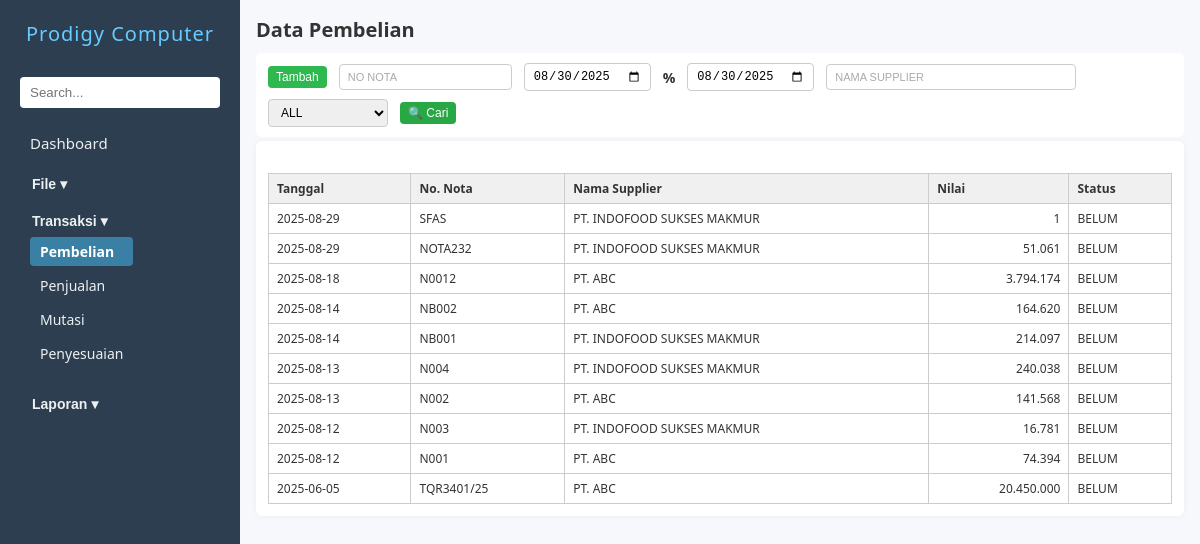
The page /pembelian.php (signed in) on the database its author committed.
### tables this page shows
CREATE TABLE `zbeli` (
  `nonota` char(30) DEFAULT NULL,
  `tgl` date DEFAULT NULL,
  `kodesup` char(10) DEFAULT NULL,
  `kodegd` char(10) NOT NULL,
  `nilai` double DEFAULT 0,
  `lunas` int(11) DEFAULT 0,
  `tgltempo` date DEFAULT NULL,
  `ppn` double(10,2) DEFAULT 0.00,
  `hppn` double(10,2) DEFAULT 0.00,
  `disc1` double(10,2) DEFAULT 0.00,
  `hdisc1` double(10,2) DEFAULT 0.00,
  `disc2` double(10,2) DEFAULT 0.00,
  `hdisc2` double(10,2) DEFAULT 0.00,
  `disc3` double(10,2) DEFAULT 0.00,
  `hdisc3` double(10,2) DEFAULT 0.00,
  `ket` varchar(1000) DEFAULT NULL
);

CREATE TABLE `zsupplier` (
  `kodesup` char(10) NOT NULL,
  `namasup` tinytext NOT NULL,
  `alamat` tinytext NOT NULL,
  `kota` tinytext NOT NULL,
  `ktp` char(20) NOT NULL,
  `npwp` char(30) NOT NULL
);

### pembelian.php (the view, shortened to what this page needs)
<?php
include 'koneksi.php';
$query = mysqli_query($conn, "
    SELECT zbeli.tgl, zbeli.nonota, zsupplier.namasup, zbeli.nilai, zbeli.lunas
    FROM zbeli
    JOIN zsupplier ON zbeli.kodesup = zsupplier.kodesup
    ORDER BY zbeli.tgl DESC, zbeli.nonota DESC
    LIMIT 10
");
?>
<!DOCTYPE html>
<html lang="en">
<head>
    <link rel="stylesheet" href="navbar.css" />
    <link rel="stylesheet" href="form.css" />
</head>
<body>
    <?php
    include 'navbar.php';
    $hakUbah   = $aksesEdit['tambah'];?>
    <main>
        <h2>Data Pembelian</h2>
        <div class="action-bar">
            <button type="button" name="btnTambah" id="btnTambah" class="action-btn tambah" onclick="cekAkses()">Tambah</button>
            <input type="text" name="noNota" id="inputNoNota" placeholder="No Nota" style="text-transform: uppercase;">
            <input type="date" name="tgl1" id="inputTgl1">
            <span>%</span>
            <input type="date" name="tgl2" id="inputTgl2">
            <input type="text" name="namasup" id="inputNamasup" placeholder="Nama supplier" class="medium-input" style="text-transform: uppercase;">
            <select name="statusBayar" id="statusBayar">
                <option value="all">ALL</option>
            </select>
            <button type="button" name="btnSearch" id="btnSearch" class="action-btn cari" onclick="triggerSearch()">🔍 Cari</button>
        </div>
        <form id="pembelianForm" action="prosespembelian.php" method="POST" enctype="multipart/form-data" onsubmit="return validateForm()">
            <div id="tabelHasil" class="form-grid" style="margin-top: 20px;">
                <table class="tabel-hasil">
                    <thead>
                        <tr>
                            <th>Tanggal</th>
                            <th>No. Nota</th>
                            <th>Nama Supplier</th>
                            <th>Nilai</th>
                            <th>Status</th>
                        </tr>
                    </thead>
                    <tbody>
                        <?php while ($row = mysqli_fetch_assoc($query)): ?>
                            <tr onclick="tampilkanKonfirmasiEdit('<?= $row['nonota'] ?>')">
                                <td><?= $row['tgl'] ?></td>
                                <td><?= $row['nonota'] ?></td>
                                <td><?= $row['namasup'] ?></td>
                                <td style="text-align: right;"><?= number_format($row['nilai'], 0, ',', '.') ?></td>
                                <td><?= $row['lunas'] ? 'LUNAS' : 'BELUM' ?></td>
                            </tr>
                        <?php endwhile; ?>
                    </tbody>
                </table>
            </div>
        </form>
    </main>
</body>
</html>

### form.css (style rules this page uses)
* { box-sizing: border-box; margin: 0; padding: 0; }
body { font-family: "Segoe UI", Tahoma, Geneva, Verdana, sans-serif; display: flex; height: 100vh; background: #f6f8fb; color: #333; }
main { padding: 1rem; flex: 1; overflow-y: auto; }
h2 { margin-bottom: 10px; font-size: 20px; }
form { background: #fff; padding: 12px; border-radius: 6px; box-shadow: 0 0 6px rgba(0, 0, 0, 0.05); }
#btnTambah { background-color: #30b850; }
.tabel-hasil { width: 100%; border-collapse: collapse; font-size: 14px; margin-top: 10px; }
.tabel-hasil th, .tabel-hasil td { border: 1px solid #ccc; padding: 8px 10px; text-align: left; }
.tabel-hasil th { background-color: #f0f0f0; font-weight: bold; }
.medium-input { width: 250px; }
.action-bar { display: flex; flex-wrap: wrap; align-items: center; gap: 8px 12px; margin-bottom: 4px; background-color: #fff; padding: 10px 12px; border-radius: 6px; }
.action-bar input[type="text"], .action-bar input[type="date"], .action-bar select { padding: 5px 8px; font-size: 12px; border: 1px solid #ccc; border-radius: 4px; min-width: 120px; }
.action-bar input[type="text"]::placeholder { font-size: 11px; color: #aaa; }
.action-bar span { font-size: 14px; font-weight: bold; }
.action-bar .action-btn { padding: 4px 8px; font-size: 12px; border: none; color: white; border-radius: 4px; cursor: pointer; transition: 0.3s ease; }
.action-bar .action-btn.tambah { background-color: #30b850; }
.action-bar .action-btn.cari { background-color: #28a745; }
.tabel-hasil { width: 100%; border-collapse: collapse; margin-top: 1em; font-size: 12px; border: 1px solid #ccc; }
.tabel-hasil th, .tabel-hasil td { padding: 6px 8px; border: 1px solid #ccc; text-align: left; background-color: #fff; }
.tabel-hasil th { background-color: #f0f0f0; font-weight: bold; color: #333; }

### rows shown on the page
zbeli: tgl "2025-08-29", nonota "SFAS", zsupplier.namasup "PT. INDOFOOD SUKSES MAKMUR", nilai "1", lunas "BELUM"
zbeli: tgl "2025-08-29", nonota "NOTA232", zsupplier.namasup "PT. INDOFOOD SUKSES MAKMUR", nilai "51.061", lunas "BELUM"
zbeli: tgl "2025-08-18", nonota "N0012", zsupplier.namasup "PT. ABC", nilai "3.794.174", lunas "BELUM"
zbeli: tgl "2025-08-14", nonota "NB002", zsupplier.namasup "PT. ABC", nilai "164.620", lunas "BELUM"
zbeli: tgl "2025-08-14", nonota "NB001", zsupplier.namasup "PT. INDOFOOD SUKSES MAKMUR", nilai "214.097", lunas "BELUM"
zbeli: tgl "2025-08-13", nonota "N004", zsupplier.namasup "PT. INDOFOOD SUKSES MAKMUR", nilai "240.038", lunas "BELUM"
zbeli: tgl "2025-08-13", nonota "N002", zsupplier.namasup "PT. ABC", nilai "141.568", lunas "BELUM"
zbeli: tgl "2025-08-12", nonota "N003", zsupplier.namasup "PT. INDOFOOD SUKSES MAKMUR", nilai "16.781", lunas "BELUM"
zbeli: tgl "2025-08-12", nonota "N001", zsupplier.namasup "PT. ABC", nilai "74.394", lunas "BELUM"
zbeli: tgl "2025-06-05", nonota "TQR3401/25", zsupplier.namasup "PT. ABC", nilai "20.450.000", lunas "BELUM"

### other values the page prints
$mainmenu "File"
$mainmenu "Transaksi"
$label "Pembelian"
$label "Penjualan"
$label "Mutasi"
$label "Penyesuaian"
$mainmenu "Laporan"
